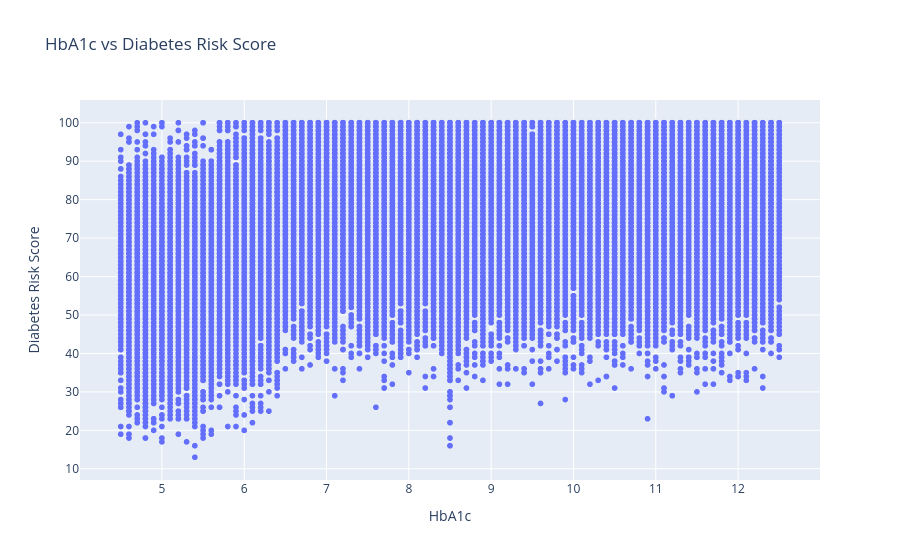

The cell this chart's notebook holds for it:
### Code cell
fig = px.scatter(
    df,
    x='HbA1c',
    y='Diabetes_Risk_Score',
    title='HbA1c vs Diabetes Risk Score',
    hover_data=['Age', 'BMI']
)

fig.update_layout(
    xaxis_title='HbA1c',
    yaxis_title='Diabetes Risk Score'
)

fig.show()

### Figure 1 — Plotly figure (JSON) as saved in the notebook; plotly's stock layout.template omitted (floating-point values rounded to 4 significant figures; data arrays with more than 128 entries replaced by an {"elided": "..."} marker saying what was removed)
{"data": [{"customdata": {"elided": "50000x2 float values"}, "hovertemplate": "HbA1c=%{x}<br>Diabetes_Risk_Score=%{y}<br>Age=%{customdata[0]}<br>BMI=%{customdata[1]}<extra></extra>", "legendgroup": "", "marker": {"color": "#636efa", "symbol": "circle"}, "mode": "markers", "name": "", "showlegend": false, "type": "scattergl", "x": {"elided": "50000 float values"}, "xaxis": "x", "y": {"elided": "50000 int values"}, "yaxis": "y"}], "layout": {"legend": {"tracegroupgap": 0}, "title": {"text": "HbA1c vs Diabetes Risk Score"}, "xaxis": {"anchor": "y", "domain": [0, 1], "title": {"text": "HbA1c"}}, "yaxis": {"anchor": "x", "domain": [0, 1], "title": {"text": "Diabetes Risk Score"}}}}
